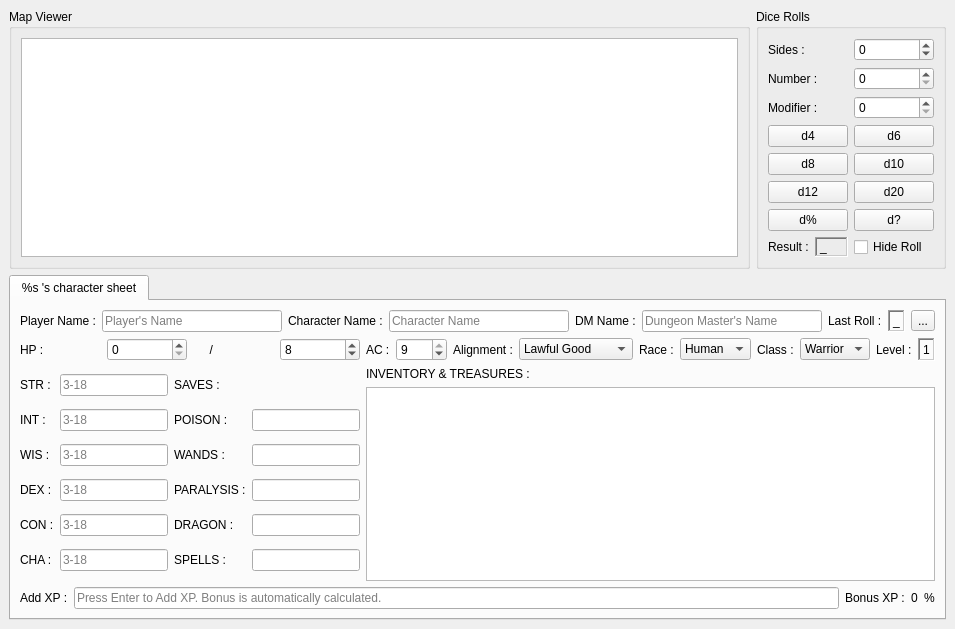
  <widget class="QDockWidget" name="dock_client">
   <property name="enabled">
    <bool>true</bool>
   </property>
   <property name="windowTitle">
    <string>Play Dungeons &amp; Dragons</string>
   </property>
   <attribute name="dockWidgetArea">
    <number>8</number>
   </attribute>
   <widget class="QWidget" name="dockWidgetContents_3">
    <layout class="QGridLayout" name="gridLayout_7">
     <item row="1" column="0">
      <layout class="QHBoxLayout" name="horizontalLayout">
       <item>
        <widget class="QGroupBox" name="group_map_viewer">
         <property name="title">
          <string>Map Viewer</string>
         </property>
         <layout class="QGridLayout" name="gridLayout_11">
          <item row="0" column="0">
           <widget class="QGraphicsView" name="graphics_map_viewer"/>
          </item>
         </layout>
        </widget>
       </item>
       <item>
        <widget class="QGroupBox" name="group_dice_rolls">
         <property name="title">
          <string>Dice Rolls</string>
         </property>
         <layout class="QGridLayout" name="gridLayout_12">
          <item row="7" column="0">
           <layout class="QHBoxLayout" name="layout_result">
            <item>
             <widget class="QLabel" name="label_result">
              <property name="text">
               <string>Result :</string>
              </property>
             </widget>
            </item>
            <item>
             <widget class="QLabel" name="label_display_result">
              <property name="frameShape">
               <enum>QFrame::WinPanel</enum>
              </property>
              <property name="frameShadow">
               <enum>QFrame::Sunken</enum>
              </property>
              <property name="text">
               <string>_</string>
              </property>
             </widget>
            </item>
           </layout>
          </item>
          <item row="3" column="1">
           <widget class="QPushButton" name="button_d6">
            <property name="text">
             <string>d6</string>
            </property>
            <property name="icon">
             <iconset resource="../resources/resources.qrc">
              <normaloff>:/images/images/dices/d6.png</normaloff>:/images/images/dices/d6.png</iconset>
            </property>
            <property name="iconSize">
             <size>
              <width>32</width>
              <height>32</height>
             </size>
            </property>
           </widget>
          </item>
          <item row="4" column="1">
           <widget class="QPushButton" name="button_d10">
            <property name="text">
             <string>d10</string>
            </property>
            <property name="icon">
             <iconset resource="../resources/resources.qrc">
              <normaloff>:/images/images/dices/d10.png</normaloff>:/images/images/dices/d10.png</iconset>
            </property>
            <property name="iconSize">
             <size>
              <width>32</width>
              <height>32</height>
             </size>
            </property>
           </widget>
          </item>
          <item row="5" column="0">
           <widget class="QPushButton" name="button_d12">
            <property name="text">
             <string>d12</string>
            </property>
            <property name="icon">
             <iconset resource="../resources/resources.qrc">
              <normaloff>:/images/images/dices/d12.png</normaloff>:/images/images/dices/d12.png</iconset>
            </property>
            <property name="iconSize">
             <size>
              <width>32</width>
              <height>32</height>
             </size>
            </property>
           </widget>
          </item>
          <item row="0" column="0">
           <widget class="QLabel" name="label_dicerolls_sides">
            <property name="text">
             <string>Sides :</string>
            </property>
           </widget>
          </item>
          <item row="4" column="0">
           <widget class="QPushButton" name="button_d8">
            <property name="text">
             <string>d8</string>
            </property>
            <property name="icon">
             <iconset resource="../resources/resources.qrc">
              <normaloff>:/images/images/dices/d8.png</normaloff>:/images/images/dices/d8.png</iconset>
            </property>
            <property name="iconSize">
             <size>
              <width>32</width>
              <height>32</height>
             </size>
            </property>
           </widget>
          </item>
          <item row="3" column="0">
           <widget class="QPushButton" name="button_d4">
            <property name="text">
             <string>d4</string>
            </property>
            <property name="icon">
             <iconset resource="../resources/resources.qrc">
              <normaloff>:/images/images/dices/d4.png</normaloff>:/images/images/dices/d4.png</iconset>
            </property>
            <property name="iconSize">
             <size>
              <width>32</width>
              <height>32</height>
             </size>
            </property>
           </widget>
          </item>
          <item row="0" column="1">
           <widget class="QSpinBox" name="spin_dice_sides">
            <property name="minimum">
             <number>-9999</number>
            </property>
            <property name="maximum">
             <number>9999</number>
            </property>
           </widget>
          </item>
          <item row="1" column="1">
           <widget class="QSpinBox" name="spin_dice_number"/>
          </item>
          <item row="2" column="1">
           <widget class="QSpinBox" name="spin_dice_modifier"/>
          </item>
          <item row="1" column="0">
           <widget class="QLabel" name="label_dicerolls_number">
            <property name="text">
             <string>Number :</string>
            </property>
           </widget>
          </item>
          <item row="2" column="0">
           <widget class="QLabel" name="label_dicerolls_modifier">
            <property name="text">
             <string>Modifier :</string>
            </property>
           </widget>
          </item>
          <item row="5" column="1">
           <widget class="QPushButton" name="button_d20">
            <property name="text">
             <string>d20</string>
            </property>
            <property name="icon">
             <iconset resource="../resources/resources.qrc">
              <normaloff>:/images/images/dices/d20.png</normaloff>:/images/images/dices/d20.png</iconset>
            </property>
            <property name="iconSize">
             <size>
              <width>32</width>
              <height>32</height>
             </size>
            </property>
           </widget>
          </item>
          <item row="6" column="0">
           <widget class="QPushButton" name="button_d100">
            <property name="text">
             <string>d%</string>
            </property>
            <property name="icon">
             <iconset resource="../resources/resources.qrc">
              <normaloff>:/images/images/dices/d100.png</normaloff>:/images/images/dices/d100.png</iconset>
            </property>
            <property name="iconSize">
             <size>
              <width>32</width>
              <height>32</height>
             </size>
            </property>
           </widget>
          </item>
          <item row="6" column="1">
           <widget class="QPushButton" name="button_d_custom">
            <property name="text">
             <string>d?</string>
            </property>
            <property name="icon">
             <iconset resource="../resources/resources.qrc">
              <normaloff>:/images/images/dices/custom.png</normaloff>:/images/images/dices/custom.png</iconset>
            </property>
            <property name="iconSize">
             <size>
              <width>32</width>
              <height>32</height>
             </size>
            </property>
           </widget>
          </item>
          <item row="7" column="1">
           <widget class="QCheckBox" name="check_hide_roll">
            <property name="text">
             <string>Hide Roll</string>
            </property>
           </widget>
          </item>
         </layout>
        </widget>
       </item>
      </layout>
     </item>
     <item row="2" column="0">
      <widget class="QTabWidget" name="tab_character_sheets">
       <property name="currentIndex">
        <number>0</number>
       </property>
       <widget class="QWidget" name="character_sheet_1">
        <attribute name="title">
         <string>%s 's character sheet</string>
        </attribute>
        <layout class="QGridLayout" name="gridLayout_20">
         <item row="0" column="2">
          <layout class="QHBoxLayout" name="layout_names_menu">
           <item>
            <widget class="QLabel" name="label_name_player">
             <property name="text">
              <string>Player Name :</string>
             </property>
            </widget>
           </item>
           <item>
            <widget class="QLineEdit" name="line_name_player">
             <property name="placeholderText">
              <string>Player's Name</string>
             </property>
            </widget>
           </item>
           <item>
            <widget class="QLabel" name="label_name_character">
             <property name="text">
              <string>Character Name :</string>
             </property>
            </widget>
           </item>
           <item>
            <widget class="QLineEdit" name="line_name_character">
             <property name="inputMask">
              <string/>
             </property>
             <property name="placeholderText">
              <string>Character Name</string>
             </property>
            </widget>
           </item>
           <item>
            <widget class="QLabel" name="label_name_dm">
             <property name="text">
              <string>DM Name :</string>
             </property>
            </widget>
           </item>
           <item>
            <widget class="QLineEdit" name="line_name_dm">
             <property name="placeholderText">
              <string>Dungeon Master's Name</string>
             </property>
            </widget>
           </item>
           <item>
            <widget class="QLabel" name="label">
             <property name="text">
              <string>Last Roll :</string>
             </property>
            </widget>
           </item>
           <item>
            <widget class="QLabel" name="label_display_last_roll">
             <property name="frameShape">
              <enum>QFrame::WinPanel</enum>
             </property>
             <property name="frameShadow">
              <enum>QFrame::Sunken</enum>
             </property>
             <property name="text">
              <string>_</string>
             </property>
            </widget>
           </item>
           <item>
            <widget class="QToolButton" name="toolbutton_charactersheet_options">
             <property name="text">
              <string>...</string>
             </property>
            </widget>
           </item>
          </layout>
         </item>
         <item row="1" column="2">
          <layout class="QGridLayout" name="layout_character_sheet">
           <item row="0" column="0">
            <layout class="QGridLayout" name="layout_hp">
             <item row="0" column="0">
              <widget class="QLabel" name="label_hp">
               <property name="text">
                <string>HP :</string>
               </property>
              </widget>
             </item>
             <item row="0" column="3">
              <widget class="QSpinBox" name="spinbox_max_hp">
               <property name="maximum">
                <number>999</number>
               </property>
               <property name="value">
                <number>8</number>
               </property>
              </widget>
             </item>
             <item row="0" column="1">
              <widget class="QSpinBox" name="spinbox_current_hp"/>
             </item>
             <item row="0" column="2">
              <widget class="QLabel" name="label_slash_hp">
               <property name="text">
                <string>     / </string>
               </property>
              </widget>
             </item>
            </layout>
           </item>
           <item row="1" column="0">
            <layout class="QGridLayout" name="layout_stats">
             <item row="6" column="2">
              <widget class="QLabel" name="label_spells">
               <property name="text">
                <string>SPELLS :</string>
               </property>
              </widget>
             </item>
             <item row="5" column="2">
              <widget class="QLabel" name="label_dragon">
               <property name="text">
                <string>DRAGON :</string>
               </property>
              </widget>
             </item>
             <item row="4" column="2">
              <widget class="QLabel" name="label_paralysis">
               <property name="text">
                <string>PARALYSIS :</string>
               </property>
              </widget>
             </item>
             <item row="6" column="0">
              <widget class="QLabel" name="label_cha">
               <property name="text">
                <string>CHA :</string>
               </property>
              </widget>
             </item>
             <item row="2" column="0">
              <widget class="QLabel" name="label_int">
               <property name="text">
                <string>INT :</string>
               </property>
              </widget>
             </item>
             <item row="4" column="0">
              <widget class="QLabel" name="label_dex">
               <property name="text">
                <string>DEX :</string>
               </property>
              </widget>
             </item>
             <item row="3" column="0">
              <widget class="QLabel" name="label_wis">
               <property name="text">
                <string>WIS :</string>
               </property>
              </widget>
             </item>
             <item row="5" column="0">
              <widget class="QLabel" name="label_con">
               <property name="text">
                <string>CON :</string>
               </property>
              </widget>
             </item>
             <item row="3" column="1">
              <widget class="QLineEdit" name="line_wis">
               <property name="inputMethodHints">
                <set>Qt::ImhFormattedNumbersOnly</set>
               </property>
               <property name="placeholderText">
                <string>3-18</string>
               </property>
              </widget>
             </item>
             <item row="3" column="2">
              <widget class="QLabel" name="label_wands">
               <property name="text">
                <string>WANDS :</string>
               </property>
              </widget>
             </item>
             <item row="6" column="1">
              <widget class="QLineEdit" name="line_cha">
               <property name="inputMethodHints">
                <set>Qt::ImhFormattedNumbersOnly</set>
               </property>
               <property name="placeholderText">
                <string>3-18</string>
               </property>
              </widget>
             </item>
             <item row="5" column="1">
              <widget class="QLineEdit" name="line_con">
               <property name="inputMethodHints">
                <set>Qt::ImhFormattedNumbersOnly</set>
               </property>
               <property name="placeholderText">
                <string>3-18</string>
               </property>
              </widget>
             </item>
             <item row="1" column="0">
              <widget class="QLabel" name="label_str">
               <property name="text">
                <string>STR :</string>
               </property>
              </widget>
             </item>
             <item row="2" column="2">
              <widget class="QLabel" name="label_poison">
               <property name="text">
                <string>POISON :</string>
               </property>
              </widget>
             </item>
             <item row="1" column="2">
              <widget class="QLabel" name="label_saves">
               <property name="text">
                <string>SAVES :</string>
               </property>
              </widget>
             </item>
             <item row="1" column="1">
              <widget class="QLineEdit" name="line_str">
               <property name="inputMethodHints">
                <set>Qt::ImhFormattedNumbersOnly</set>
               </property>
               <property name="placeholderText">
                <string>3-18</string>
               </property>
              </widget>
             </item>
             <item row="4" column="1">
              <widget class="QLineEdit" name="line_dex">
               <property name="inputMethodHints">
                <set>Qt::ImhFormattedNumbersOnly</set>
               </property>
               <property name="placeholderText">
                <string>3-18</string>
               </property>
              </widget>
             </item>
             <item row="2" column="1">
              <widget class="QLineEdit" name="line_int">
               <property name="inputMethodHints">
                <set>Qt::ImhFormattedNumbersOnly</set>
               </property>
               <property name="placeholderText">
                <string>3-18</string>
               </property>
              </widget>
             </item>
             <item row="2" column="3">
              <widget class="QLineEdit" name="line_poison"/>
             </item>
             <item row="3" column="3">
              <widget class="QLineEdit" name="line_wands"/>
             </item>
             <item row="4" column="3">
              <widget class="QLineEdit" name="line_paralysis"/>
             </item>
             <item row="5" column="3">
              <widget class="QLineEdit" name="line_dragon"/>
             </item>
             <item row="6" column="3">
              <widget class="QLineEdit" name="line_spells"/>
             </item>
            </layout>
           </item>
           <item row="0" column="1">
            <layout class="QHBoxLayout" name="layout_ac_align_race_class_level">
             <item>
              <widget class="QLabel" name="label_ac">
               <property name="text">
                <string>AC :</string>
               </property>
              </widget>
             </item>
             <item>
              <widget class="QSpinBox" name="spinbox_current_ac">
               <property name="suffix">
                <string/>
               </property>
               <property name="minimum">
                <number>-999</number>
               </property>
               <property name="maximum">
                <number>9</number>
               </property>
               <property name="value">
                <number>9</number>
               </property>
              </widget>
             </item>
             <item>
              <widget class="QLabel" name="label_alignment">
               <property name="text">
                <string>Alignment :</string>
               </property>
              </widget>
             </item>
             <item>
              <widget class="QComboBox" name="combobox_alignment">
               <item>
                <property name="text">
                 <string>Lawful Good</string>
                </property>
               </item>
               <item>
                <property name="text">
                 <string>Lawful Neutral</string>
                </property>
               </item>
               <item>
                <property name="text">
                 <string>Lawful Evil</string>
                </property>
               </item>
               <item>
                <property name="text">
                 <string>Neutral Good</string>
                </property>
               </item>
               <item>
                <property name="text">
                 <string>Neutral Neutral</string>
                </property>
               </item>
               <item>
                <property name="text">
                 <string>Neutral Evil</string>
                </property>
               </item>
               <item>
                <property name="text">
                 <string>Chaotic Good</string>
                </property>
               </item>
               <item>
                <property name="text">
                 <string>Chaotic Neutral</string>
                </property>
               </item>
               <item>
                <property name="text">
                 <string>Chaotic Evil</string>
                </property>
               </item>
              </widget>
             </item>
             <item>
              <widget class="QLabel" name="lael_race">
               <property name="text">
                <string>Race :</string>
               </property>
              </widget>
             </item>
             <item>
              <widget class="QComboBox" name="combobox_race">
               <item>
                <property name="text">
                 <string>Human</string>
                </property>
               </item>
               <item>
                <property name="text">
                 <string>Elf</string>
                </property>
               </item>
               <item>
                <property name="text">
                 <string>Dwarf</string>
                </property>
               </item>
               <item>
                <property name="text">
                 <string>Halfelin</string>
                </property>
               </item>
               <item>
                <property name="text">
                 <string>Ork</string>
                </property>
               </item>
              </widget>
             </item>
             <item>
              <widget class="QLabel" name="label_class">
               <property name="text">
                <string>Class :</string>
               </property>
              </widget>
             </item>
             <item>
              <widget class="QComboBox" name="combobox_class">
               <item>
                <property name="text">
                 <string>Warrior</string>
                </property>
               </item>
               <item>
                <property name="text">
                 <string>Wizard</string>
                </property>
               </item>
               <item>
                <property name="text">
                 <string>Cleric</string>
                </property>
               </item>
               <item>
                <property name="text">
                 <string>Thief</string>
                </property>
               </item>
              </widget>
             </item>
             <item>
              <widget class="QLabel" name="label_level">
               <property name="text">
                <string>Level :</string>
               </property>
              </widget>
             </item>
             <item>
              <widget class="QLabel" name="label_display_level">
               <property name="frameShape">
                <enum>QFrame::WinPanel</enum>
               </property>
               <property name="frameShadow">
                <enum>QFrame::Sunken</enum>
               </property>
               <property name="text">
                <string>1</string>
               </property>
              </widget>
             </item>
            </layout>
           </item>
           <item row="1" column="1">
            <layout class="QVBoxLayout" name="layout_inventory">
             <item>
              <widget class="QLabel" name="label_inventorytreasures">
               <property name="text">
                <string>INVENTORY &amp; TREASURES :</string>
               </property>
              </widget>
             </item>
             <item>
              <widget class="QPlainTextEdit" name="plaintext_inventory"/>
             </item>
            </layout>
           </item>
          </layout>
         </item>
         <item row="2" column="2">
          <layout class="QHBoxLayout" name="layout_add_xp">
           <item>
            <widget class="QLabel" name="label_add_xp">
             <property name="text">
              <string>Add XP :</string>
             </property>
            </widget>
           </item>
           <item>
            <widget class="QLineEdit" name="line_add_xp">
             <property name="placeholderText">
              <string>Press Enter to Add XP. Bonus is automatically calculated.</string>
             </property>
            </widget>
           </item>
           <item>
            <widget class="QLabel" name="label_bonus_xp">
             <property name="text">
              <string>Bonus XP :</string>
             </property>
            </widget>
           </item>
           <item>
            <widget class="QLabel" name="label_display_bonus_xp">
             <property name="text">
              <string>0</string>
             </property>
            </widget>
           </item>
           <item>
            <widget class="QLabel" name="label_percentage">
             <property name="text">
              <string>%</string>
             </property>
            </widget>
           </item>
          </layout>
         </item>
        </layout>
       </widget>
      </widget>
     </item>
    </layout>
   </widget>
  </widget>
